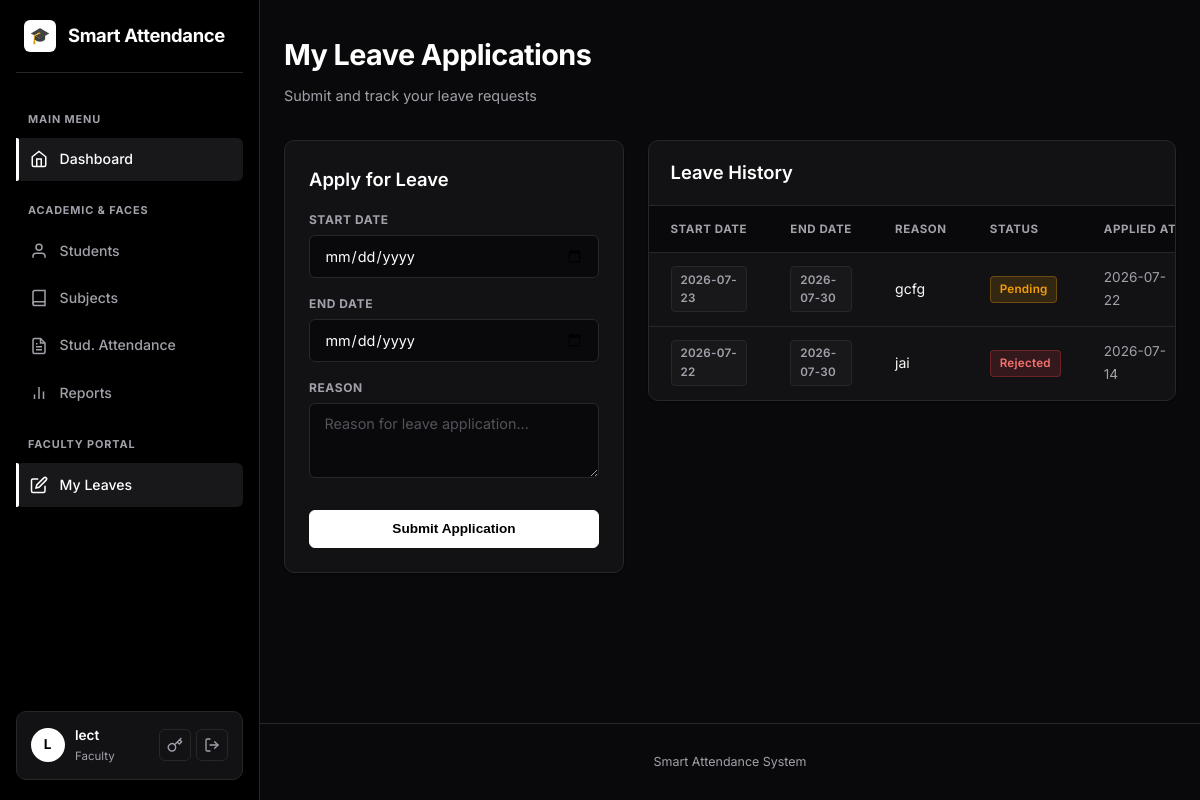
Page /faculty/leaves (signed in) on the earlier database version.
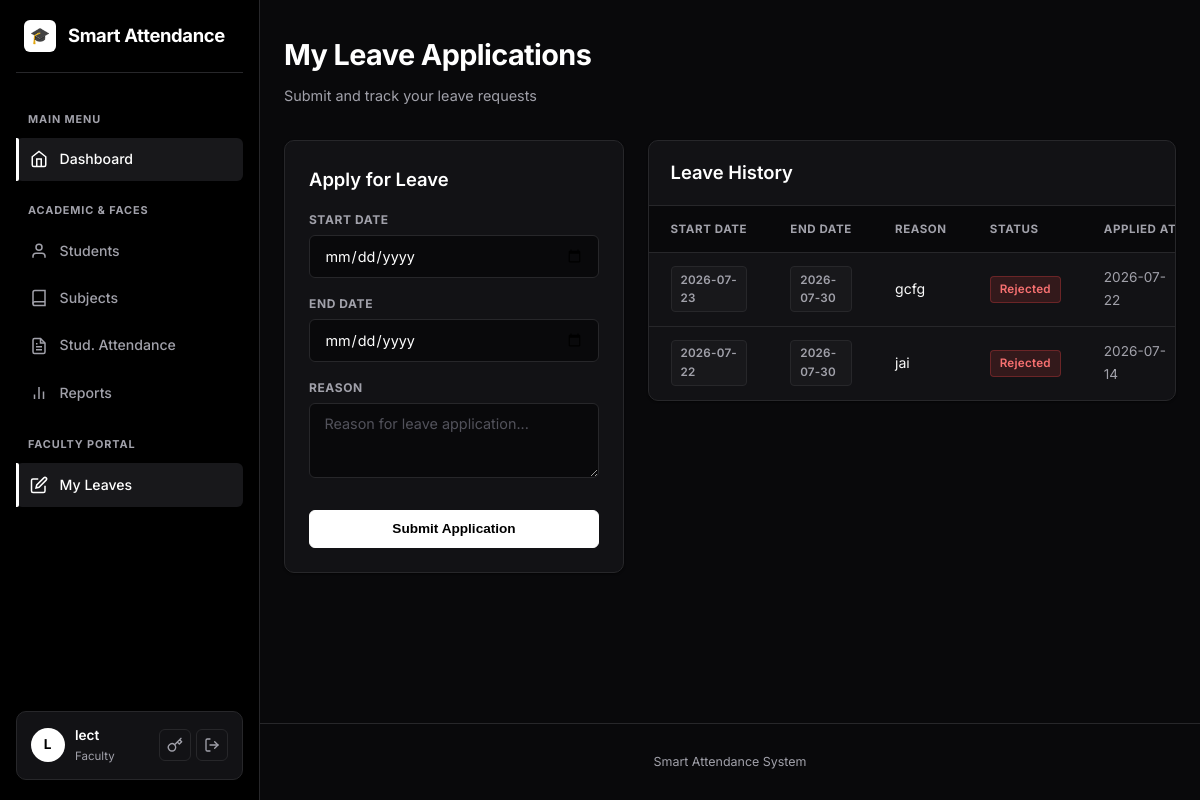
Same page on the later database version.
### models.py (models this page shows, shortened)
class LeaveApplication(db.Model):
    __tablename__ = "leave_applications"
    id = db.Column(db.Integer, primary_key=True)
    user_id = db.Column(db.Integer, db.ForeignKey("users.id"), nullable=False)
    user = db.relationship("User", backref=db.backref("leaves", lazy=True))
    start_date = db.Column(db.Date, nullable=False)
    end_date = db.Column(db.Date, nullable=False)
    reason = db.Column(db.Text, nullable=False)
    status = db.Column(db.String(20), default="pending")  # pending, approved, rejected
    created_at = db.Column(db.DateTime, default=datetime.utcnow)

### blueprints/faculty.py (the view, shortened to what this page needs)
@faculty_bp.route("/leaves", methods=["GET", "POST"])
@login_required
@roles_required(ROLE_FACULTY)
def leaves():
    my_leaves = LeaveApplication.query.filter_by(user_id=current_user.id).order_by(LeaveApplication.created_at.desc()).all()
    return render_template("faculty/leaves.html", leaves=my_leaves, today=date.today().isoformat())

### templates/faculty/leaves.html (shortened to what this page needs)
{% extends "base.html" %}
{% block content %}
<div style="display:flex; justify-content:space-between; align-items:flex-end; margin-bottom: 2rem;">
  <div>
    <h1>My Leave Applications</h1>
    <p class="subtitle" style="margin-bottom:0;">Submit and track your leave requests</p>
  </div>
</div>
<div style="display:flex; gap:1.5rem; flex-wrap:wrap; align-items:flex-start;">
  <div style="flex:0 0 340px; min-width:280px;">
    <div class="card">
      <h2 style="margin-top:0;">Apply for Leave</h2>
      <form method="post" action="{{ url_for('faculty.leaves') }}">
        <label>Start Date</label>
        <input type="date" name="start_date" required min="{{ today }}">
        <label>End Date</label>
        <input type="date" name="end_date" required min="{{ today }}">
        <label>Reason</label>
        <textarea name="reason" rows="3" required placeholder="Reason for leave application..."></textarea>
        <div class="btn-row" style="margin-top:1.5rem;">
          <button type="submit" class="btn" style="width:100%;">Submit Application</button>
        </div>
      </form>
    </div>
  </div>
  <div style="flex:1; min-width:300px;">
    <div class="card card-table">
      <div class="card-table-header">
        <h2>Leave History</h2>
      </div>
      <div class="table-responsive">
        <table>
          <thead>
            <tr>
              <th>Start Date</th>
              <th>End Date</th>
              <th>Reason</th>
              <th>Status</th>
              <th>Applied At</th>
            </tr>
          </thead>
          <tbody>
            {% for leave in leaves %}
            <tr>
              <td><span class="badge badge-muted">{{ leave.start_date }}</span></td>
              <td><span class="badge badge-muted">{{ leave.end_date }}</span></td>
              <td>{{ leave.reason }}</td>
              <td>
                {% if leave.status == 'pending' %}
                  <span class="badge" style="background:rgba(245,158,11,0.15); color:#f59e0b; border:1px solid rgba(245,158,11,0.3);">Pending</span>
                {% elif leave.status == 'approved' %}
                  <span class="badge badge-yes">Approved</span>
                {% else %}
                  <span class="badge badge-no">Rejected</span>
                {% endif %}
              </td>
              <td><span class="muted">{{ leave.created_at.strftime('%Y-%m-%d') }}</span></td>
            </tr>
            {% else %}
            <tr><td colspan="5" style="text-align:center;padding:3rem 2rem;" class="muted">No leave applications found.</td></tr>
            {% endfor %}
          </tbody>
        </table>
      </div>
    </div>
  </div>
</div>
{% endblock %}

Differences in the rows shown:
changed LeaveApplication "gcfg": status "Pending" → "Rejected"
